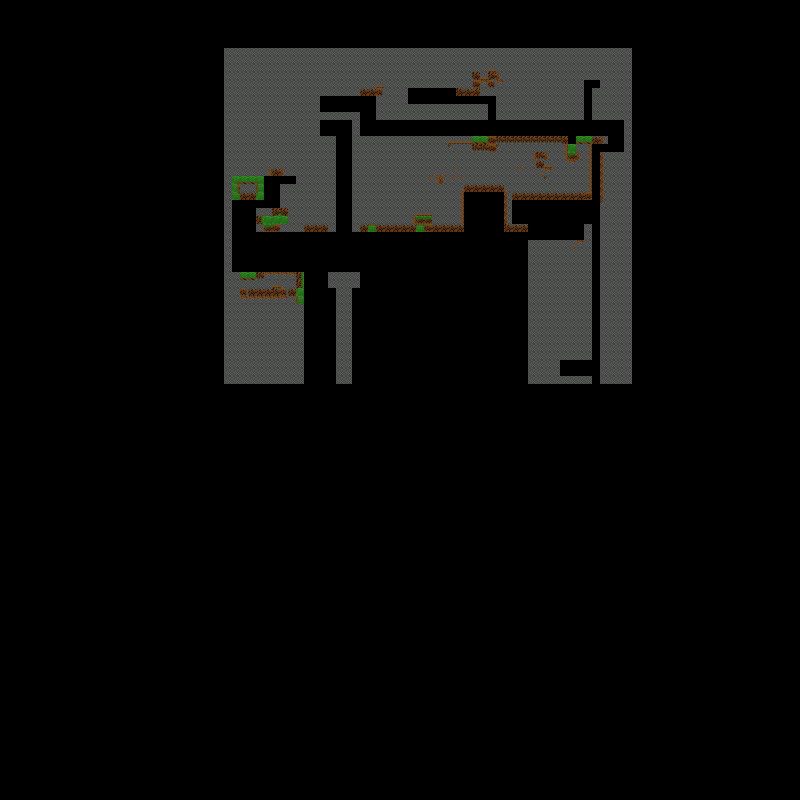

This is a level from a 2D game, rendered from its Tiled map with the project's own tilesets. A one-line summary and the map file follow, with tile-layer data summarised:
An orthogonal 100x100 tile map with 8x8 px tiles, 1 tile layer (Tile Layer 1), 2 tilesets.

<map version="1.0" orientation="orthogonal" renderorder="right-down" width="100" height="100" tilewidth="8" tileheight="8" nextobjectid="1">
 <tileset firstgid="1" name="TileSheetNew" tilewidth="8" tileheight="8" tilecount="36">
  <image source="../TileSheetNew.png" width="96" height="24" />
 </tileset>
 <tileset firstgid="37" name="VineTileSheet" tilewidth="8" tileheight="32" tilecount="16">
  <image source="../VineTileSheet.png" width="64" height="64" />
 </tileset>
 <layer name="Tile Layer 1" width="100" height="100">
  <data>[10000 cells, 1322 non-empty, 33 distinct tile ids]</data>
 </layer>
 <objectgroup name="Object Layer 1" />
</map>